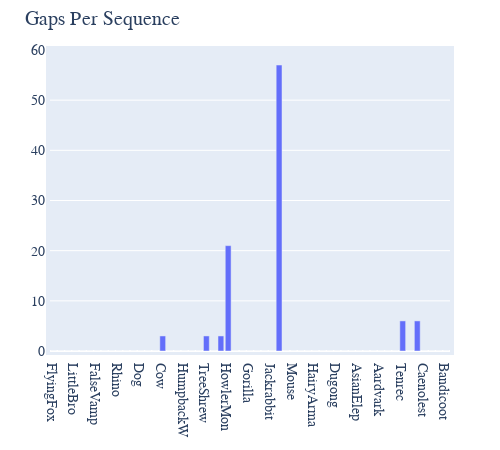

The cell this chart's notebook holds for it:
### Markdown cell above
# Counting gaps per sequence

### Code cell
import plotly.offline as py
py.init_notebook_mode(connected=True)

from cogent3 import load_aligned_seqs

aln = load_aligned_seqs('../../tests/data/brca1.fasta', moltype='dna')

counts = aln.count_gaps_per_seq(unique=True, drawable='bar')
counts.iplot(width=500)

### Figure 1 — Plotly figure (JSON) as saved in the notebook; plotly's stock layout.template omitted (floating-point values rounded to 4 significant figures)
{"data": [{"type": "bar", "x": ["FlyingFox", "DogFaced", "FreeTaile", "LittleBro", "TombBat", "RoundEare", "FalseVamp", "LeafNose", "Horse", "Rhino", "Pangolin", "Cat", "Dog", "Llama", "Pig", "Cow", "Hippo", "SpermWhale", "HumpbackW", "Mole", "Hedgehog", "TreeShrew", "FlyingLem", "Galago", "HowlerMon", "Rhesus", "Orangutan", "Gorilla", "Human", "Chimpanzee", "Jackrabbit", "FlyingSqu", "OldWorld", "Mouse", "Rat", "NineBande", "HairyArma", "Anteater", "Sloth", "Dugong", "Manatee", "AfricanEl", "AsianElep", "RockHyrax", "TreeHyrax", "Aardvark", "GoldenMol", "Madagascar", "Tenrec", "LesserEle", "GiantElep", "Caenolest", "Phascogale", "Wombat", "Bandicoot"], "y": [0, 0, 0, 0, 0, 0, 0, 0, 0, 0, 0, 0, 0, 0, 0, 3, 0, 0, 0, 0, 0, 3, 0, 3, 21, 0, 0, 0, 0, 0, 0, 57, 0, 0, 0, 0, 0, 0, 0, 0, 0, 0, 0, 0, 0, 0, 0, 0, 6, 0, 6, 0, 0, 0, 0]}], "layout": {"autosize": false, "font": {"family": "Balto", "size": 14}, "height": 450, "hovermode": "closest", "margin": {"b": 50, "l": 50, "pad": 4, "r": 50, "t": 50}, "showlegend": false, "title": {"text": "Gaps Per Sequence"}, "width": 500, "xaxis": {"autorange": true, "range": [-0.5, 54.5], "type": "category", "visible": true}, "yaxis": {"autorange": true, "range": [0, 60], "type": "linear", "visible": true}}}
